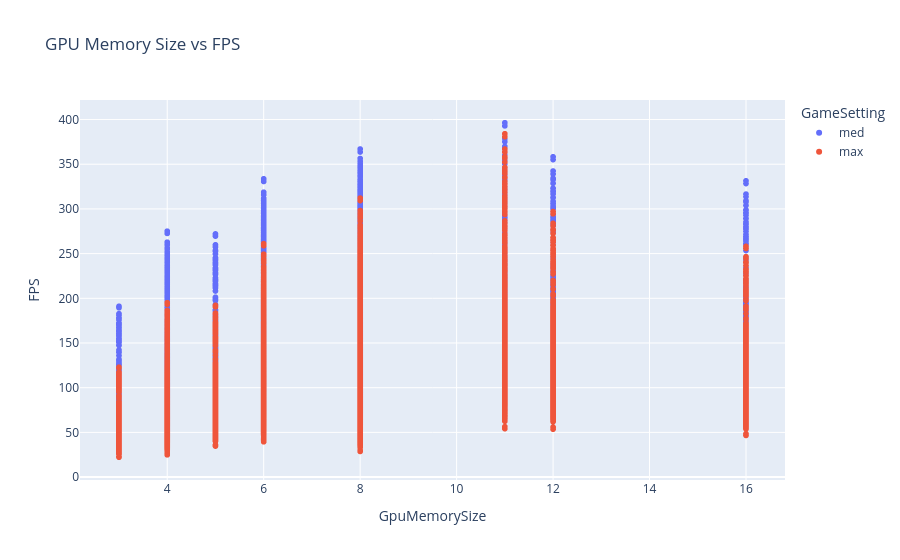

The notebook cell saved with this chart:
### Code cell
fig = px.scatter(df,x='GpuMemorySize',y='FPS',color='GameSetting', title='GPU Memory Size vs FPS')
fig.show()

### Figure 1 — Plotly figure (JSON) as saved in the notebook; plotly's stock layout.template omitted (floating-point values rounded to 4 significant figures; data arrays with more than 128 entries replaced by an {"elided": "..."} marker saying what was removed)
{"data": [{"hovertemplate": "GameSetting=med<br>GpuMemorySize=%{x}<br>FPS=%{y}<extra></extra>", "legendgroup": "med", "marker": {"color": "#636efa", "symbol": "circle"}, "mode": "markers", "name": "med", "showlegend": true, "type": "scattergl", "x": {"elided": "12312 float values"}, "xaxis": "x", "y": {"elided": "12312 float values"}, "yaxis": "y"}, {"hovertemplate": "GameSetting=max<br>GpuMemorySize=%{x}<br>FPS=%{y}<extra></extra>", "legendgroup": "max", "marker": {"color": "#EF553B", "symbol": "circle"}, "mode": "markers", "name": "max", "showlegend": true, "type": "scattergl", "x": {"elided": "12312 float values"}, "xaxis": "x", "y": {"elided": "12312 float values"}, "yaxis": "y"}], "layout": {"legend": {"title": {"text": "GameSetting"}, "tracegroupgap": 0}, "title": {"text": "GPU Memory Size vs FPS"}, "xaxis": {"anchor": "y", "domain": [0, 1], "title": {"text": "GpuMemorySize"}}, "yaxis": {"anchor": "x", "domain": [0, 1], "title": {"text": "FPS"}}}}
